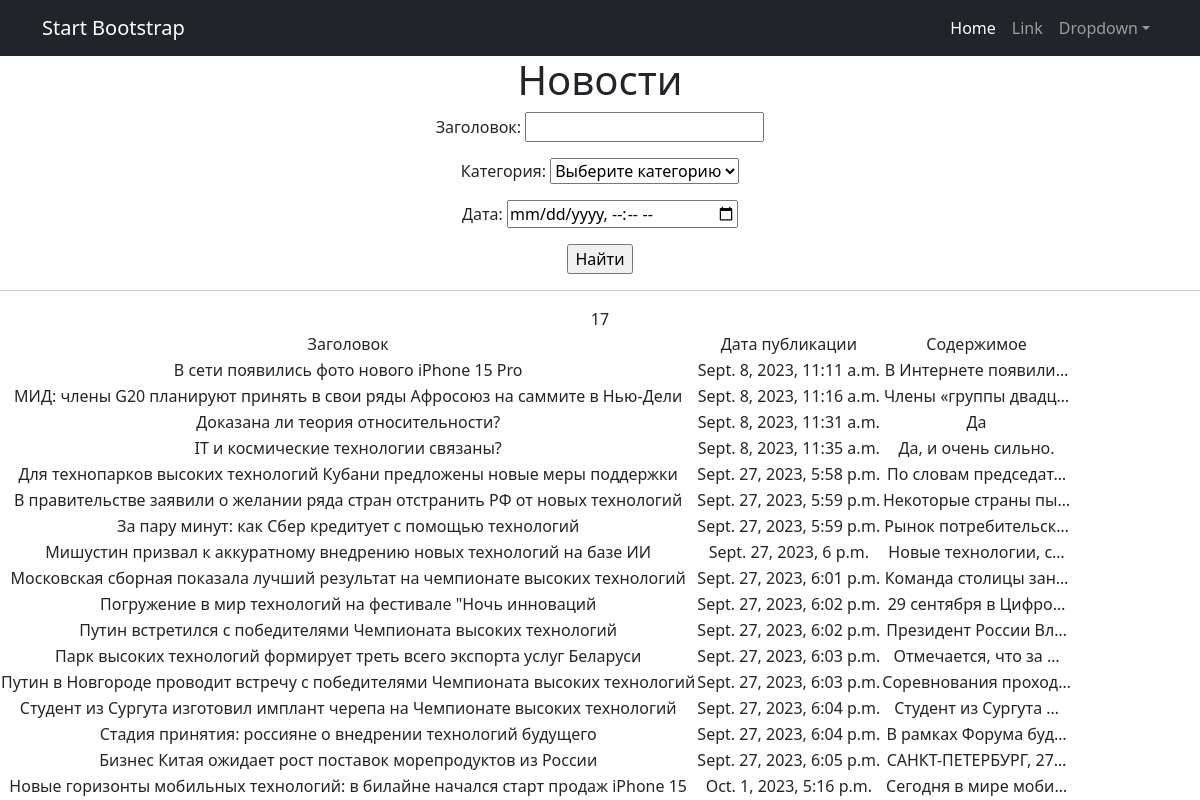
Before: /news/ with the older database file.
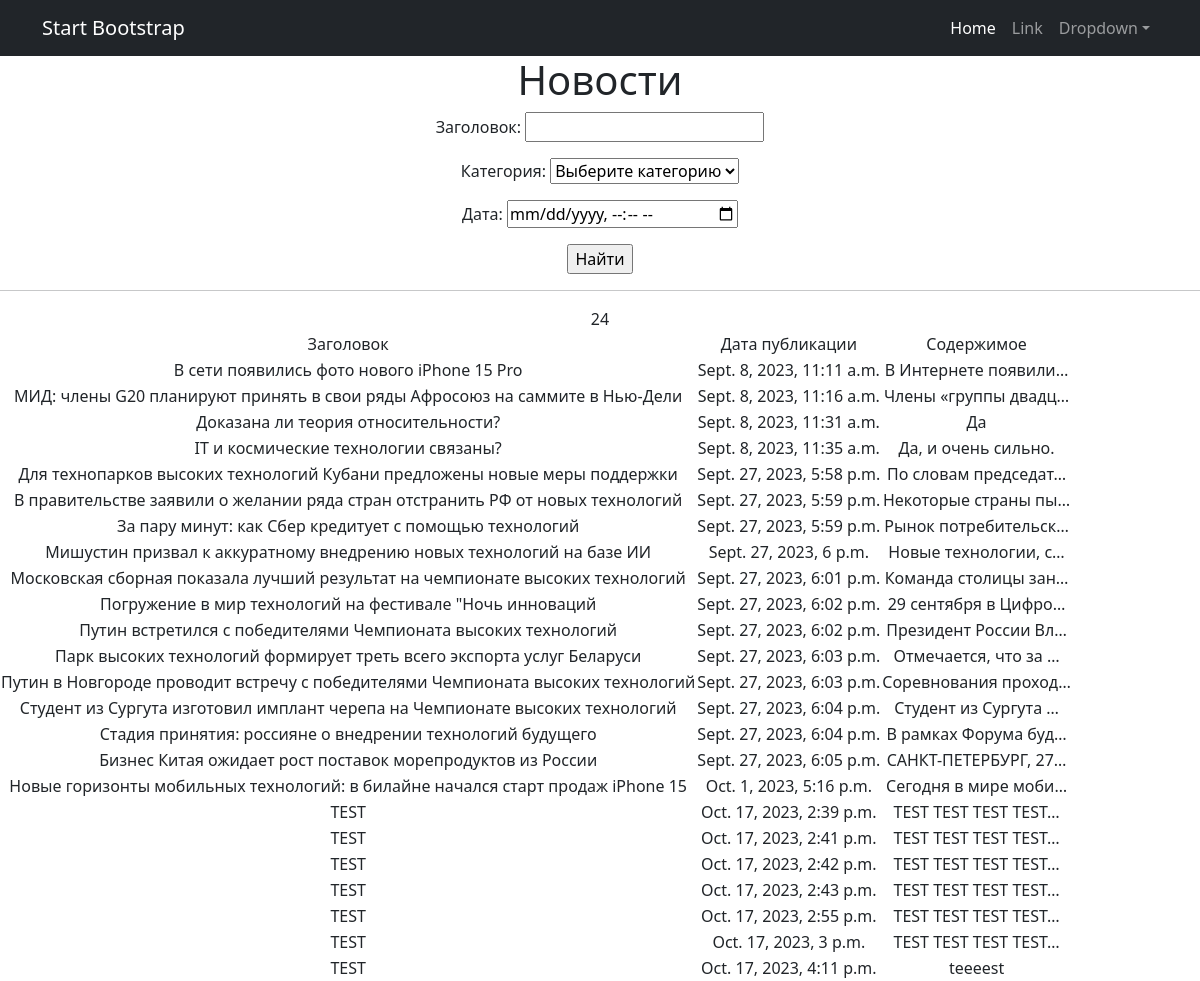
After: the same page with the newer database file.
### news/models.py (models this page shows, shortened)
class Post(models.Model):
    author = models.ForeignKey(Author, on_delete=models.CASCADE)
    NEWS = 'NW'
    ARTICLE = 'AR'
    CATEGORY_CHOICES = (
        (NEWS, 'Новость'),
        (ARTICLE, 'Статья'),
    )
    categoryType = models.CharField(max_length=2, choices=CATEGORY_CHOICES, default=ARTICLE)
    dateCreation = models.DateTimeField(auto_now_add=True)
    postCategory = models.ManyToManyField(Category, through='PostCategory')
    title = models.CharField(max_length=128)
    text = models.TextField()
    rating = models.SmallIntegerField(default=0)

### news/views.py (the view)
# urls.py: path('', PostSearch.as_view()),
class PostSearch(ListView):
    model = Post
    template_name = 'news.html'
    context_object_name = 'news'
    filterset_class = PostFilter
    def get_queryset(self):
        queryset = super().get_queryset()
        self.filterset = PostFilter(self.request.GET, queryset)
        return self.filterset.qs
    def get_context_data(self, **kwargs):
        context = super().get_context_data(**kwargs)
        context['filterset'] = self.filterset
        return context

### news/models.py (called while the page is built)
    def __str__(self):
        return f'{self.name}'

### news/templatetags/custom_filters.py (called while the page is built)
@register.filter()
def censor(sentence):
    text = sentence.split()
    for i, word in enumerate(text):
        print(word)
        if word in bad_words:
            text[i] = word[0] + '***'
    return ' '.join(text)

### templates/news.html (shortened to what this page needs)
{% extends 'flatpages/default.html' %}
{% load custom_filters %}
{% block content %}
    <h1>Новости</h1>
    <form action="" method="get">
        {{ filterset.form.as_p }}
        <input type="submit" value="Найти" />
    </form>
    <hr>
    {{ news|length }}
    {% if news %}
        <table>
            <tr>
                <td>Заголовок</td>
                <td>Дата публикации </td>
                <td>Содержимое</td>
            </tr>
            {% for post in news %}
            <tr>
                <td> {{ post.title|censor }} </td>
                <td> {{ post.dateCreation }} </td>
                <td> {{ post.text|truncatechars:20|censor }} </td>
            </tr>
            {% endfor %}
        </table>
    {% else %}
        <h2>Новостей нет!</h2>
    {% endif %}
{% endblock content %}

### templates/flatpages/default.html (shortened to what this page needs)
<!DOCTYPE html>
<html lang="en">
    <head>
        {% load static %}
        <link href="{% static 'css/styles.css' %}" rel="stylesheet" />
    </head>
    <body>
        <nav class="navbar navbar-expand-lg navbar-dark bg-dark">
            <div class="container">
                <a class="navbar-brand" href="#">Start Bootstrap</a>
                <div class="collapse navbar-collapse" id="navbarSupportedContent">
                    <ul class="navbar-nav ms-auto mb-2 mb-lg-0">
                        <li class="nav-item"><a class="nav-link active" aria-current="page" href="#">Home</a></li>
                        <li class="nav-item"><a class="nav-link" href="#">Link</a></li>
                        <li class="nav-item dropdown">
                            <a class="nav-link dropdown-toggle" id="navbarDropdown" href="#" role="button" data-bs-toggle="dropdown" aria-expanded="false">Dropdown</a>
                        </li>
                    </ul>
                </div>
            </div>
        </nav>
        <div class="row">
            <div class="col-lg-12 text-center">
                {% block content %}{% endblock content %}
            </div>
        </div>
    </body>
</html>

Changed rows visible on the page:
added Post: title|censor "TEST", dateCreation "Oct. 17, 2023, 2:39 p.m.", text|censor "TEST TEST TEST TEST…"
added Post: title|censor "TEST", dateCreation "Oct. 17, 2023, 2:41 p.m.", text|censor "TEST TEST TEST TEST…"
added Post: title|censor "TEST", dateCreation "Oct. 17, 2023, 2:42 p.m.", text|censor "TEST TEST TEST TEST…"
added Post: title|censor "TEST", dateCreation "Oct. 17, 2023, 2:43 p.m.", text|censor "TEST TEST TEST TEST…"
added Post: title|censor "TEST", dateCreation "Oct. 17, 2023, 2:55 p.m.", text|censor "TEST TEST TEST TEST…"
added Post: title|censor "TEST", dateCreation "Oct. 17, 2023, 3 p.m.", text|censor "TEST TEST TEST TEST…"
added Post: title|censor "TEST", dateCreation "Oct. 17, 2023, 4:11 p.m.", text|censor "teeeest"
Other visible differences:
{{ news|length }}: "17" → "24"
